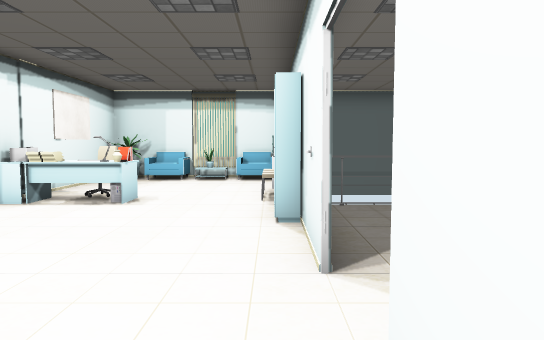
[1] (above)

24 first-person views from a walk through a 3-D level made in the Unity game engine. The camera is 1.2 m above the floor, tilts 4° down and sees 70° across. The floor is counted in squares, 1 m on a side. Each view is taken from the middle of a square. On the plan, view 1 faces up. The plan holds only what a view shows up to about 15 squares ahead; the rest is blank. The place goes on beyond the plan. The player is left out. Door leaves are left out, so doorways stand open. Some surface patterns are stand-ins.

[2]
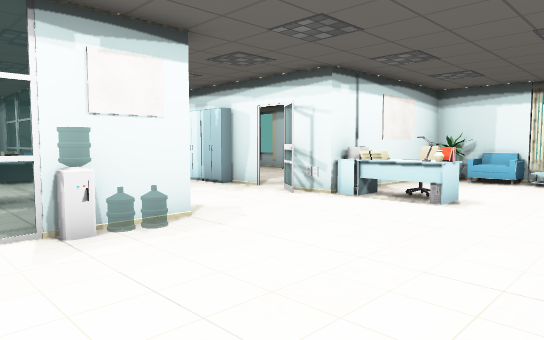

[3]
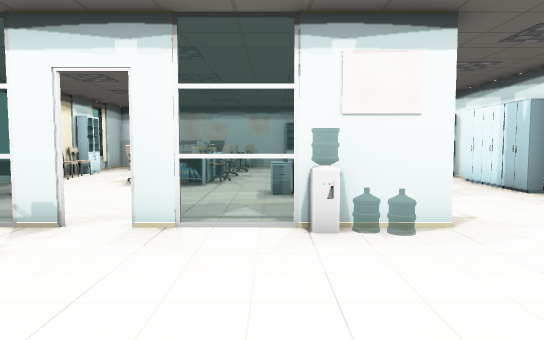

[4]
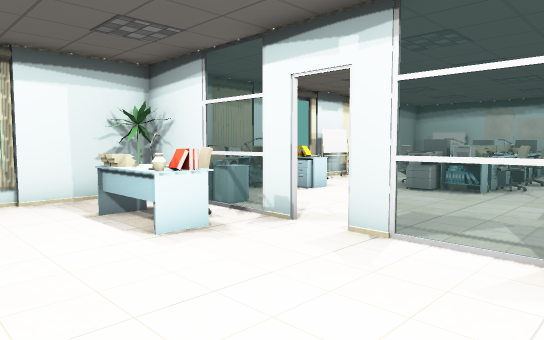

[5]
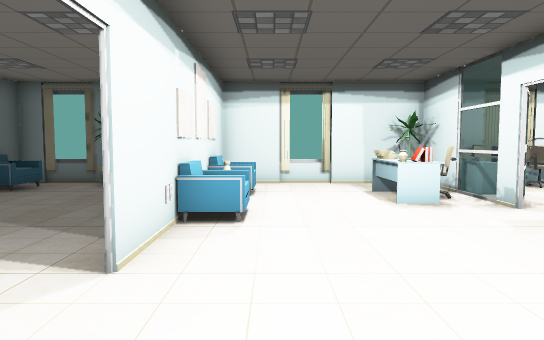

[6]
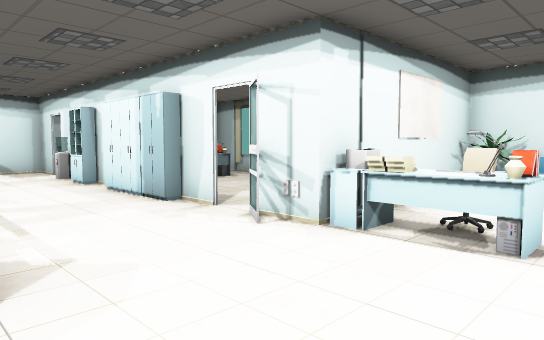

[7]
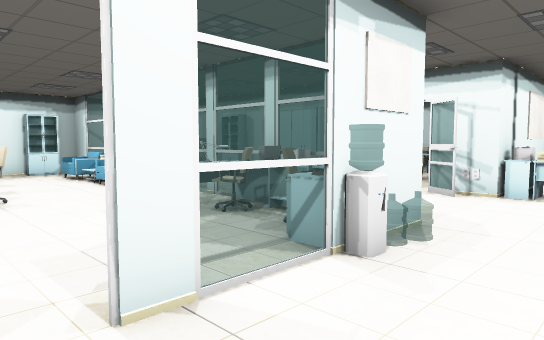

[8]
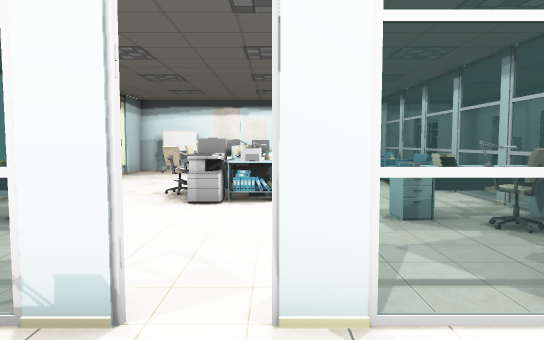

[9]
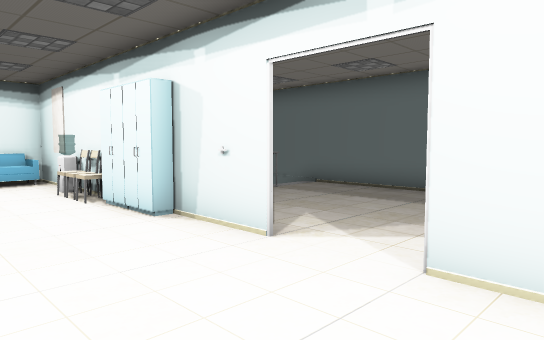

[10]
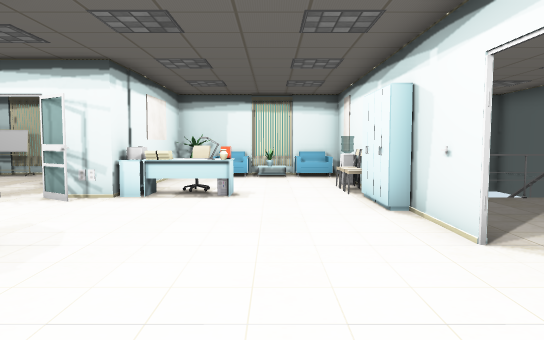

[11]
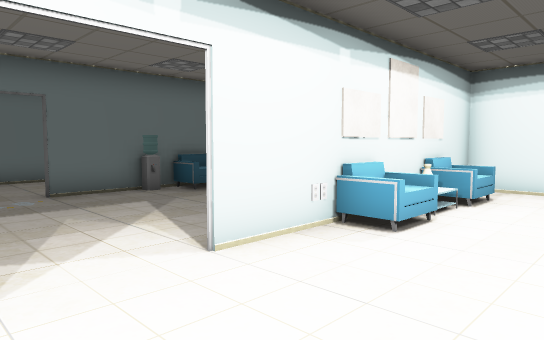

[12]
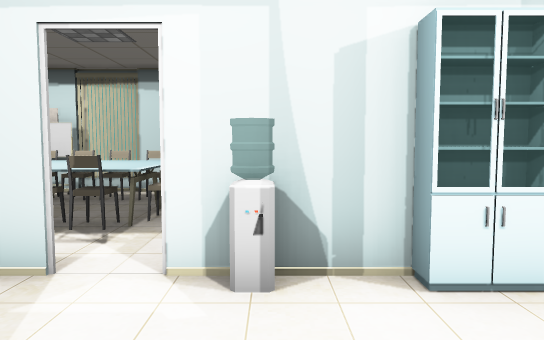

[13]
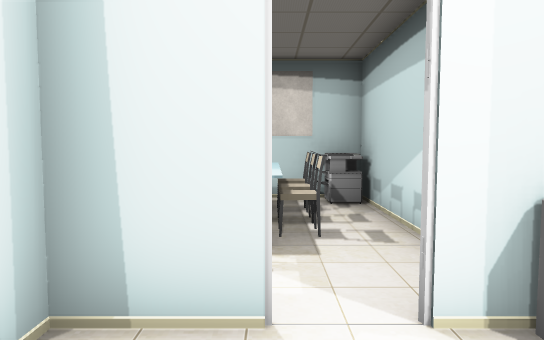

[14]
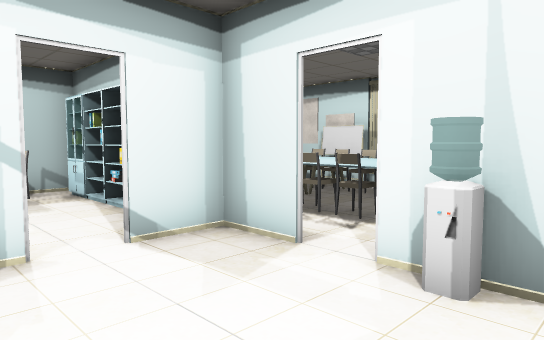

[15]
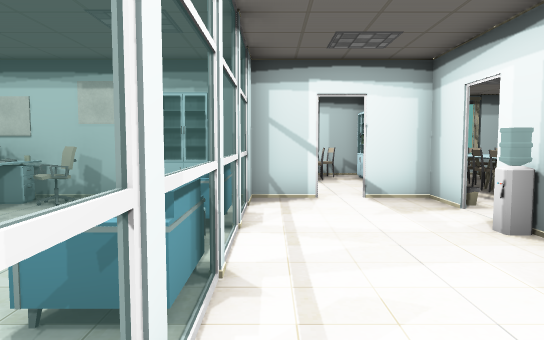

[16]
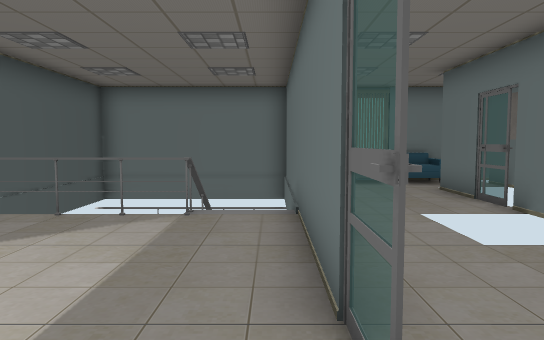

[17]
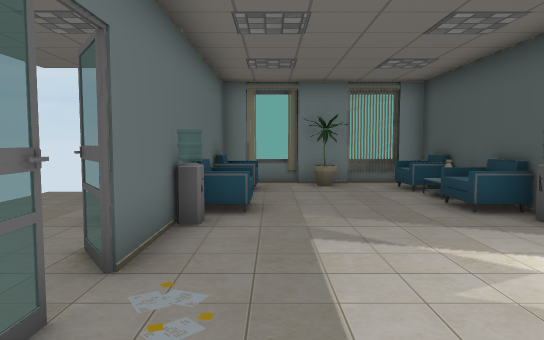

[18]
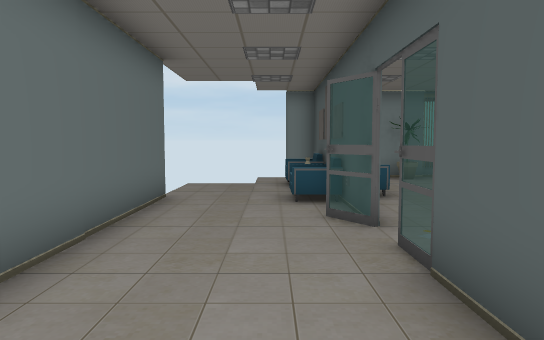

[19]
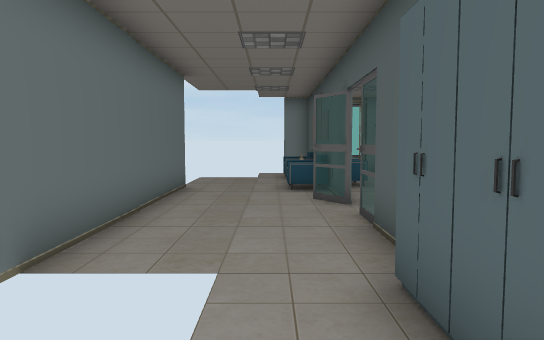

[20]
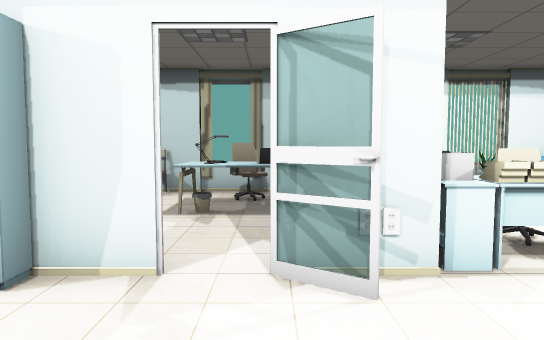

[21]
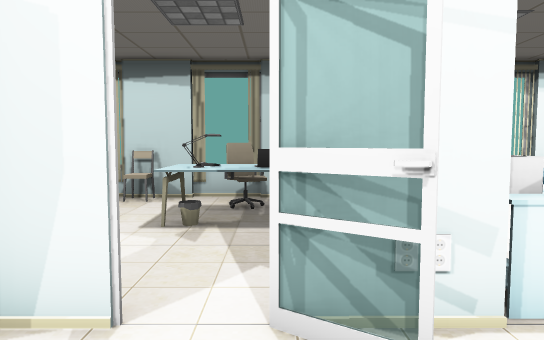

[22]
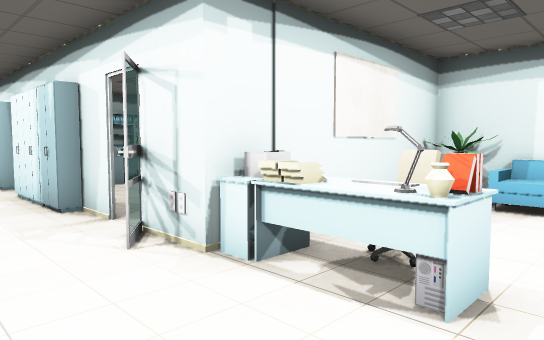

[23]
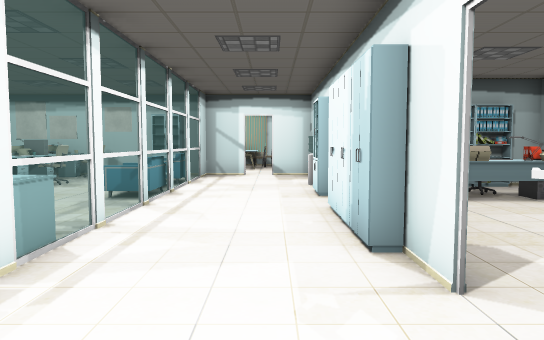

[24]
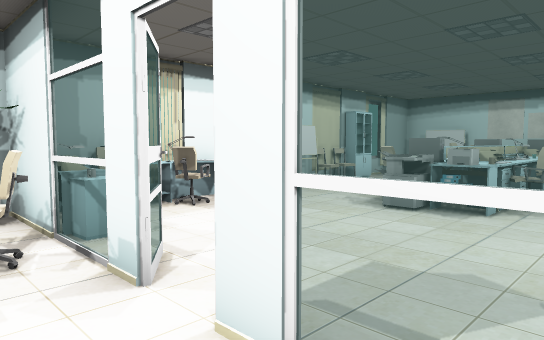

### Floor plan
Key: @ floor where view 1 was taken; # wall or solid block; . floor; / step, stairs or slope; D open door; = window, fence, low wall or low ledge; ^ raised ledge; v drop or lower ground; F flower; C chair; T table; W water cooler; K keyboard; L lamp; H thing the floor can be seen under or through; P printer; S poster; N notebook; O other object.
Columns run from 22 left of view 1 to 13 right of it. Each row starts with its distance up from view 1.
 14 #######   ##############    ########
 13 OCC.SP#   OOC CC#F#COv######## Ov=
 12  TTTTC# T#...TCC ......#     # ....#
 11  TTTTC#COO...TONT......#     #..O ##
 10 TTTTTC# OO....TTT#...CW#   =/ ..O
  9 OCOC..# TT......##C...    # /#..O
  8   ###O####   HHHOTKL..#  ##=/#..OO
  7 ##=##.W#=#####HOO ....### =..#. #O
  6  .##..................#......#. #
  5  .O...................##.....#..#
  4   #....................#.....O..#
  3    #==C=C===TOP T.....DD.....O..#
  2    #........T#CCO W...DD........#
  1     ........ ^. ==.....#.....O..#
  0   #SCCC.C.C.....==....@#.....#..#
 -1   #O #OOOTOT....##....CW....WC..#
 -2   #SOTTT OTP....O.....#C....C#...
 -3    S O  OT P....OC O..O#.....#...
 -4    # OO......T..TCT...S ....OS...
 -5    O........TOCCT.....CC....CC.
 -6      .#C#CO#TOO#O.F....#..F.##.
 -7     ##########################

Where each view was taken, in squares from view 1:
view 1: 0 up, 0 right, facing up
view 2: 0 up, 0 right, facing up-left
view 3: 1 up, 0 right, facing left
view 4: 2 up, 1 left, facing down-left
view 5: 5 up, 1 left, facing down
view 6: 3 up, 2 left, facing up-left
view 7: 2 down, 3 left, facing up-left
view 8: 1 down, 3 left, facing left
view 9: 0 up, 3 left, facing up-right
view 10: 1 down, 2 left, facing up
view 11: 4 up, 3 left, facing down-right
view 12: 4 up, 16 left, facing up
view 13: 5 up, 18 left, facing up
view 14: 4 up, 15 left, facing up-left
view 15: 4 up, 11 left, facing left
view 16: 1 up, 6 right, facing up
view 17: 5 up, 5 right, facing down
view 18: 7 up, 8 right, facing down
view 19: 9 up, 8 right, facing down
view 20: 4 up, 7 left, facing up
view 21: 5 up, 7 left, facing up
view 22: 5 up, 2 left, facing up-left
view 23: 6 up, 5 left, facing left
view 24: 1 up, 4 left, facing down-left
